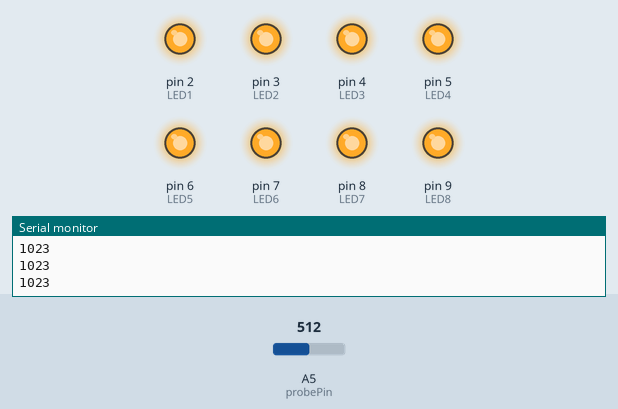
The sketch below on a simulated Arduino Uno, built with avr-gcc and run on an emulated ATmega328P. On the bench: output pins drawn as LEDs (lit = HIGH), the last lines printed to the serial monitor. Inputs (shaded band) come from the test bench; at power-on: A5 (probePin) = 512.

Above: at 1.2 s.
1.3 s: A5 (probePin) set to 13
2.8 s: A5 (probePin) set to 10
At 4.0 s:
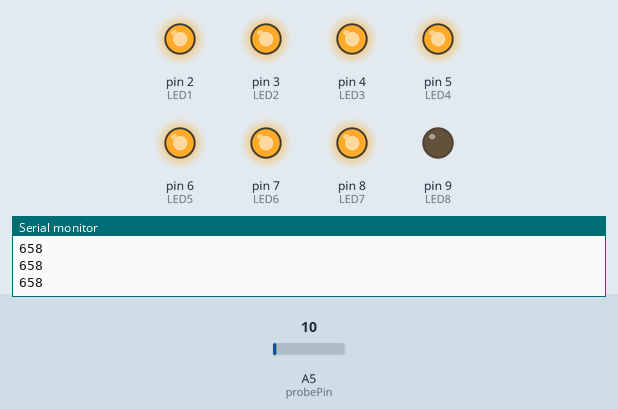
4.3 s: A5 (probePin) set to 60
At 5.4 s:
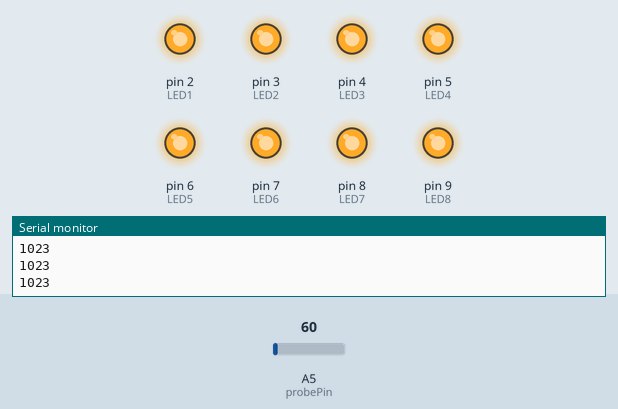
5.8 s: A5 (probePin) set to 5
At 7.0 s:
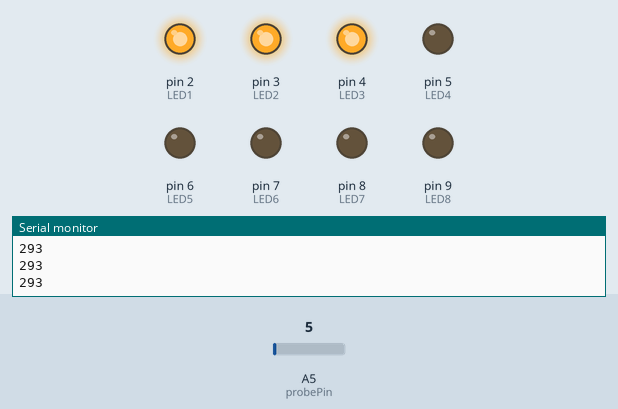
7.3 s: A5 (probePin) set to 25
At 7.7 s:
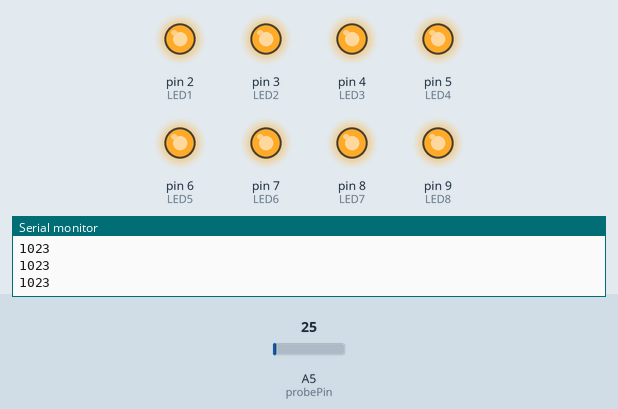
Timing chart, 0 to 9.8 s (numbered marks = the images above; inputs shaded):
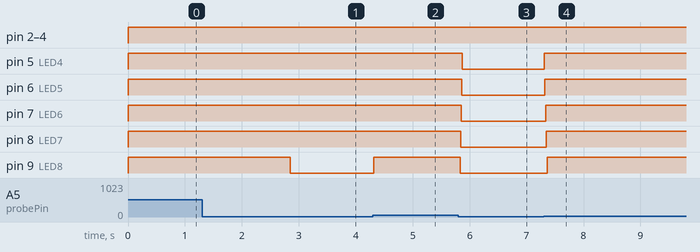

Measured:
- the behaviour switches between 12 and 11 on A5 (probePin) (found by bisection; images 0 and 1)
- after the input at 2.8 s, pin 9 (LED8): HIGH → LOW after 0.05 s
- after the input at 4.3 s, pin 9 (LED8): LOW → HIGH at once
- after the input at 5.8 s, pin 5 (LED4): HIGH → LOW after 0.07 s; pin 6 (LED5): HIGH → LOW after 0.06 s; pin 7 (LED6): HIGH → LOW after 0.05 s; pin 8 (LED7), pin 9 (LED8): HIGH → LOW at once
- after the input at 7.3 s, pin 5 (LED4), pin 6 (LED5), pin 7 (LED6): LOW → HIGH at once; pin 8 (LED7): LOW → HIGH after 0.05 s; pin 9 (LED8): LOW → HIGH after 0.06 s

The sketch:

cod_EMF.ino
```cpp
#define NUMREADINGS 15 // raise this number to increase data smoothing

int senseLimit = 15;  // raise this number to decrease sensitivity (up to 1023 max)
int probePin = A5;     // analog 5
int val = 0;          // reading from probePin
                      // connections to LED bargraph anodes with resistors in series
int LED1 = 2;
int LED2 = 3;
int LED3 = 4;
int LED4 = 5;
int LED5 = 6;
int LED6 = 7;
int LED7 = 8;
int LED8 = 9;
// variables for smoothing
int readings[NUMREADINGS];                // the readings from the analog input
int index = 0;                            // the index of the current reading
int total = 0;                            // the running total
int average = 0;                          // final average of the probe reading

void setup()
{
  pinMode(2, OUTPUT);  // specify LED bargraph outputs
  pinMode(3, OUTPUT);
  pinMode(4, OUTPUT);
  pinMode(5, OUTPUT);
  pinMode(6, OUTPUT);
  pinMode(7, OUTPUT);
  pinMode(8, OUTPUT);
  pinMode(9, OUTPUT);
  Serial.begin(9600);                   // initiate serial connection for debugging/etc
  for (int i = 0; i < NUMREADINGS; i++) // initialize all the readings to 0
    readings[i] = 0;
}

void loop()
{
  val = analogRead(probePin);  // take a reading from the probe
  if(val >= 1)
  {                            // if the reading isn't zero, proceed
    val = constrain(val, 1, senseLimit);      // turn any reading higher than the senseLimit value into the senseLimit value
    val = map(val, 1, senseLimit, 1, 1023);  // remap the constrained value within a 1 to 1023 range

    total -= readings[index];               // subtract the last reading
    readings[index] = val;                  // read from the sensor
    total += readings[index];               // add the reading to the total
    index = (index + 1);                    // advance to the next index

    if (index >= NUMREADINGS)               // if we're at the end of the array
      index = 0;                            // wrap around to the beginning
    average = total / NUMREADINGS;          // calculate the average

    if (average > 50){                // if the average is over 50
      digitalWrite(LED1, HIGH);       // light the first LED
    }
    else{                             // and if it's not turn that LED off
      digitalWrite(LED1, LOW);
    }

    if (average > 150){               // and so on
      digitalWrite(LED2, HIGH);
    }
    else{
      digitalWrite(LED2, LOW);
    }

    if (average > 250){
      digitalWrite(LED3, HIGH);
    }
    else{
      digitalWrite(LED3, LOW);
    }

    if (average > 350){
      digitalWrite(LED4, HIGH);
    }
    else{
      digitalWrite(LED4, LOW);
    }

    if (average > 450){
      digitalWrite(LED5, HIGH);
    }
    else{
      digitalWrite(LED5, LOW);
    }

    if (average > 550){
      digitalWrite(LED6, HIGH);
    }
    else{
      digitalWrite(LED6, LOW);
    }

    if (average > 650){
      digitalWrite(LED7, HIGH);
    }
    else{
      digitalWrite(LED7, LOW);
    }

    if (average > 750){
      digitalWrite(LED8, HIGH);
    }
    else{
      digitalWrite(LED8, LOW);
    }

    Serial.println(val);   // use output to aid in calibrating
  }
}
```
